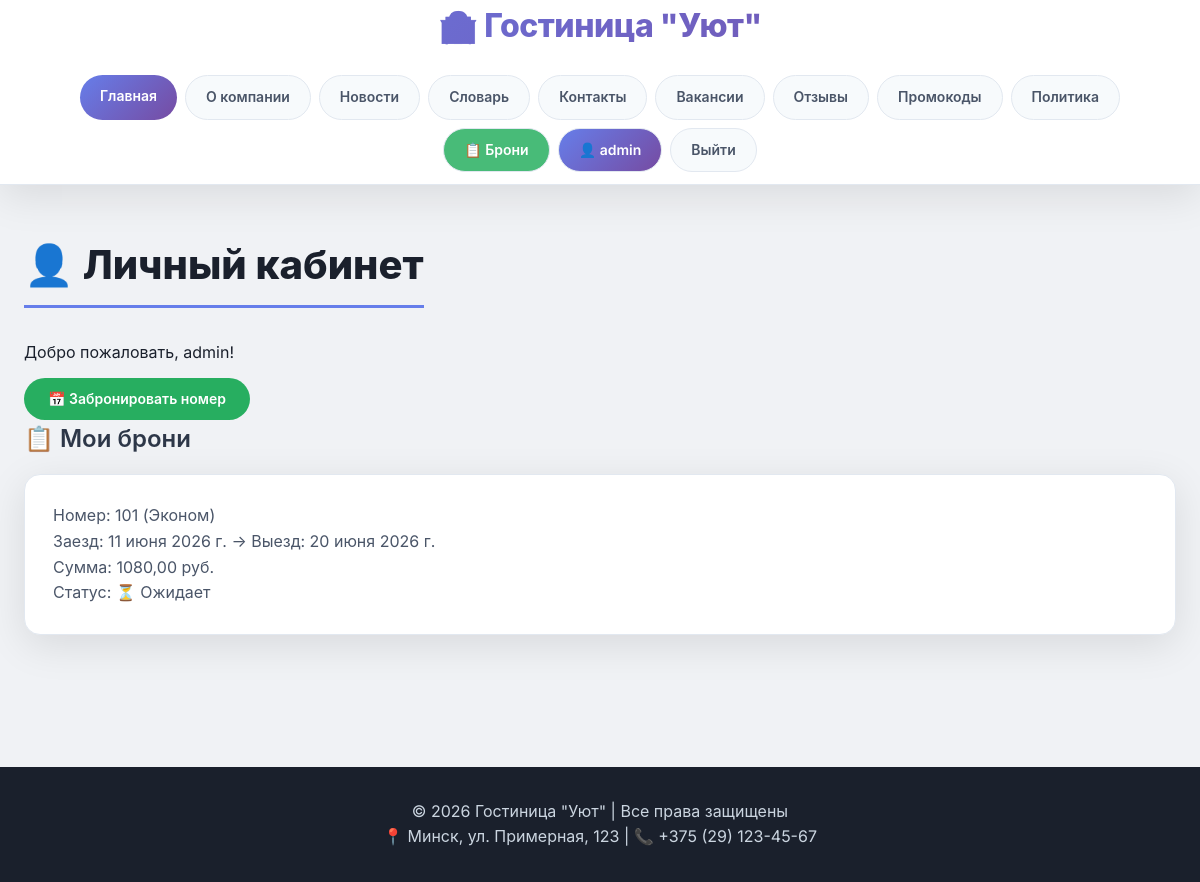
/profile/ (signed in), run on the app's committed database.
### hotel/models.py (models this page shows, shortened)
class Booking(models.Model):
    STATUS_CHOICES = [
        ('pending', 'Ожидает'),
        ('confirmed', 'Подтверждена'),
        ('cancelled', 'Отменена'),
        ('completed', 'Завершена'),
    ]
    client = models.ForeignKey(Client, on_delete=models.CASCADE, related_name='bookings')
    room = models.ForeignKey(Room, on_delete=models.CASCADE, related_name='bookings')
    check_in = models.DateField()
    check_out = models.DateField()
    total_price = models.DecimalField(max_digits=10, decimal_places=2)
    status = models.CharField(max_length=20, choices=STATUS_CHOICES, default='pending')
    promo_code = models.ForeignKey(PromoCode, on_delete=models.SET_NULL, null=True, blank=True)
    created_at = models.DateTimeField(auto_now_add=True)
    updated_at = models.DateTimeField(auto_now=True)
    class Meta:
        verbose_name = 'Бронь'
        verbose_name_plural = 'Брони'

class Room(models.Model):
    room_number = models.CharField(max_length=10, unique=True)
    category = models.ForeignKey(RoomCategory, on_delete=models.CASCADE, related_name='rooms')
    is_available = models.BooleanField(default=True)
    description = models.TextField(blank=True)
    photo = models.ImageField(upload_to='rooms/', null=True, blank=True)
    class Meta:
        verbose_name = 'Номер'
        verbose_name_plural = 'Номера'

class RoomCategory(models.Model):
    name = models.CharField(max_length=100)
    capacity = models.IntegerField(help_text='Максимум человек')
    price_per_night = models.DecimalField(max_digits=10, decimal_places=2)
    description = models.TextField(blank=True)
    photo = models.ImageField(upload_to='categories/', null=True, blank=True)
    class Meta:
        verbose_name = 'Категория номера'
        verbose_name_plural = 'Категории номеров'

### hotel/views.py (the view)
# urls.py: path('profile/', views.profile, name='profile'),
@login_required
def profile(request):
    try:
        client = Client.objects.get(user=request.user)
        bookings = Booking.objects.filter(client=client).order_by('-check_in')
    except:
        client = None
        bookings = []
    return render(request, 'hotel/profile.html', {'client': client, 'bookings': bookings})

### hotel/templates/hotel/profile.html (shortened to what this page needs)
{% extends 'hotel/base.html' %}
{% block content %}
<h2>👤 Личный кабинет</h2>
<p>Добро пожаловать, {{ user.username }}!</p>
<a href="/booking/create/" class="btn" style="background:#27ae60;">📅 Забронировать номер</a>
<h3>📋 Мои брони</h3>
{% for booking in bookings %}
    <div class="booking-item">
        <p>Номер: {{ booking.room.room_number }} ({{ booking.room.category.name }})</p>
        <p>Заезд: {{ booking.check_in }} → Выезд: {{ booking.check_out }}</p>
        <p>Сумма: {{ booking.total_price }} руб.</p>
        <p>Статус:
            {% if booking.status == 'pending' %}⏳ Ожидает
            {% elif booking.status == 'confirmed' %}✅ Подтверждена
            {% elif booking.status == 'cancelled' %}❌ Отменена
            {% else %}📌 Завершена
            {% endif %}
        </p>
    </div>
{% empty %}
    <p>У вас пока нет броней</p>
{% endfor %}
{% endblock %}

### hotel/templates/hotel/base.html (shortened to what this page needs)
{% load static %}
<!DOCTYPE html>
<html lang="ru">
<head>
    <link rel="stylesheet" href="{% static 'hotel/css/style.css' %}?v=4">
</head>
<body>
    <header>
        <div class="container">
            <h1>🏨 Гостиница "Уют"</h1>
            <nav>
                <a href="/" {% if request.path == '/' %}style="background: linear-gradient(135deg, #667eea 0%, #764ba2 100%); color: white;"{% endif %}>Главная</a>
                <a href="/about/" {% if request.path == '/about/' %}style="background: linear-gradient(135deg, #667eea 0%, #764ba2 100%); color: white;"{% endif %}>О компании</a>
                <a href="/news/" {% if '/news/' in request.path and not request.path == '/' %}style="background: linear-gradient(135deg, #667eea 0%, #764ba2 100%); color: white;"{% endif %}>Новости</a>
                <a href="/glossary/" {% if request.path == '/glossary/' %}style="background: linear-gradient(135deg, #667eea 0%, #764ba2 100%); color: white;"{% endif %}>Словарь</a>
                <a href="/contacts/" {% if request.path == '/contacts/' %}style="background: linear-gradient(135deg, #667eea 0%, #764ba2 100%); color: white;"{% endif %}>Контакты</a>
                <a href="/vacancies/" {% if request.path == '/vacancies/' %}style="background: linear-gradient(135deg, #667eea 0%, #764ba2 100%); color: white;"{% endif %}>Вакансии</a>
                <a href="/reviews/" {% if request.path == '/reviews/' %}style="background: linear-gradient(135deg, #667eea 0%, #764ba2 100%); color: white;"{% endif %}>Отзывы</a>
                <a href="/promocodes/" {% if request.path == '/promocodes/' %}style="background: linear-gradient(135deg, #667eea 0%, #764ba2 100%); color: white;"{% endif %}>Промокоды</a>
                <a href="/privacy/" {% if request.path == '/privacy/' %}style="background: linear-gradient(135deg, #667eea 0%, #764ba2 100%); color: white;"{% endif %}>Политика</a>
                {% if user.is_authenticated %}
                    <a href="/all-bookings/" {% if '/all-bookings/' in request.path %}style="background: #48bb78; color: white;"{% else %}style="background:#48bb78; color:white;"{% endif %}>📋 Брони</a>
                    <a href="/profile/" {% if request.path == '/profile/' %}style="background: linear-gradient(135deg, #667eea 0%, #764ba2 100%); color: white;"{% endif %}>👤 {{ user.username }}</a>
                    <a href="/logout/">Выйти</a>
                {% endif %}
            </nav>
        </div>
    </header>
    <main>
        <div class="container">
            {% block content %}{% endblock %}
        </div>
    </main>
    <footer>
        <div class="container">
            <p>© 2026 Гостиница "Уют" | Все права защищены</p>
            <p>📍 Минск, ул. Примерная, 123 | 📞 +375 (29) 123-45-67</p>
        </div>
    </footer>
</body>
</html>

### hotel/static/hotel/css/style.css (style rules this page uses)
:root { --primary: #667eea; --primary-dark: #5a67d8; --secondary: #f56565; --dark: #2d3748; --light: #f7fafc; --gray: #718096; --success: #48bb78; --warning: #ed8936; --gradient: linear-gradient(135deg, #667eea 0%, #764ba2 100%); --shadow: 0 10px 40px rgba(0,0,0,0.1); --shadow-hover: 0 20px 60px rgba(0,0,0,0.15); --border-radius: 16px; --transition: all 0.3s ease; }
* { margin: 0; padding: 0; box-sizing: border-box; }
body { font-family: 'Inter', -apple-system, BlinkMacSystemFont, 'Segoe UI', Roboto, sans-serif; background: #f0f2f5; color: #1a202c; line-height: 1.6; min-height: 100vh; }
.container { max-width: 1280px; margin: 0 auto; padding: 0 24px; position: relative; z-index: 1; }
header { background: white; box-shadow: var(--shadow); position: sticky; top: 0; z-index: 1000; border-bottom: 1px solid #e2e8f0; }
header h1 { font-size: 2rem; font-weight: 800; background: var(--gradient); -webkit-background-clip: text; -webkit-text-fill-color: transparent; background-clip: text; margin-bottom: 12px; letter-spacing: -0.5px; text-align: center; }
nav { display: flex; flex-wrap: wrap; justify-content: center; gap: 8px; padding: 12px 0; }
nav a { color: #4a5568; text-decoration: none; padding: 10px 20px; font-weight: 600; border-radius: 40px; transition: var(--transition); font-size: 14px; white-space: nowrap; background: #f7fafc; border: 1px solid #e2e8f0; }
nav a:first-child { background: var(--gradient); color: white; border: none; }
.news-item, .term-item, .vacancy-item, .review-item, .promo-item, .booking-item, .employee-card { background: white; padding: 28px; margin-bottom: 24px; border-radius: var(--border-radius); box-shadow: var(--shadow); transition: var(--transition); border: 1px solid #e2e8f0; color: #1a202c; }
.news-item h3, .term-item strong, .vacancy-item h3, .review-item p, .promo-item h3, .booking-item p, .employee-card h3 { color: #2d3748; }
.news-item p, .term-item p, .vacancy-item p, .review-item p, .promo-item p, .booking-item p, .employee-card p { color: #4a5568; }
.btn { display: inline-block; background: var(--gradient); color: white !important; padding: 10px 24px; text-decoration: none; border-radius: 40px; margin-top: 12px; margin-right: 8px; transition: var(--transition); border: none; cursor: pointer; font-weight: 600; font-size: 14px; }
footer { background: #1a202c; color: #cbd5e0; text-align: center; padding: 32px 0; margin-top: 60px; }
footer p { color: #cbd5e0; }
main { padding: 48px 0; }
main h2 { font-size: 2.5rem; font-weight: 800; margin-bottom: 32px; color: #1a202c; border-bottom: 3px solid var(--primary); display: inline-block; padding-bottom: 8px; }
main h3 { font-size: 1.5rem; font-weight: 600; margin-bottom: 16px; color: #2d3748; }
.news-item, .term-item, .vacancy-item, .review-item, .promo-item, .booking-item, .employee-card { animation: fadeIn 0.5s ease-out; }

### data on the page
Booking: room.room_number "101", room.category.name "Эконом", check_in "11 июня 2026 г.", check_out "20 июня 2026 г.", total_price "1080,00", status "⏳ Ожидает"

### other printed values
{{ user.username }} "admin"
